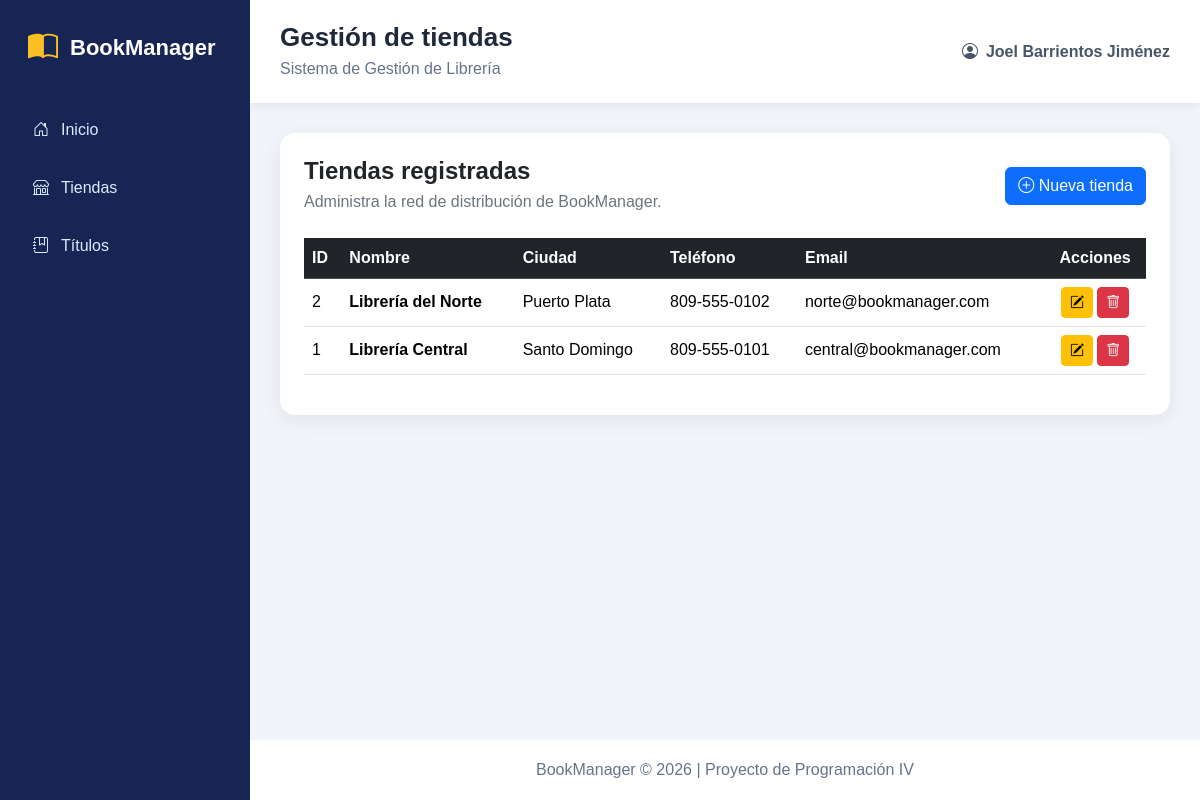
/views/tiendas/index.php, run on the app's committed database.
### tables this page shows
CREATE TABLE IF NOT EXISTS tiendas (
    id_tienda INT AUTO_INCREMENT PRIMARY KEY,
    nombre_tienda VARCHAR(150) NOT NULL,
    direccion VARCHAR(200) NOT NULL,
    ciudad VARCHAR(100) NOT NULL,
    telefono VARCHAR(25),
    email VARCHAR(150),
    fecha_registro TIMESTAMP DEFAULT CURRENT_TIMESTAMP
);

### models/Tienda.php (called while the page is built, shortened)
<?php
class Tienda
{
    private PDO $db;
    public function __construct(PDO $db)
    {
        $this->db = $db;
    }
    public function getAll(): array
    {
        $sql = "SELECT * FROM tiendas ORDER BY id_tienda DESC";
        $stmt = $this->db->prepare($sql);
        $stmt->execute();
        return $stmt->fetchAll();
    }
}

### views/tiendas/index.php (the view, shortened to what this page needs)
<?php
require_once dirname(__DIR__, 2) . '/models/Tienda.php';
$pageTitle = 'Gestión de tiendas';
$tiendas = [];
try {
    $database = new Database();
    $db = $database->connect();
    $tiendaModel = new Tienda($db);
    $tiendas = $tiendaModel->getAll();
} catch (PDOException $exception) {
    $error = 'No fue posible cargar las tiendas.';
}
require_once dirname(__DIR__, 2) . '/includes/header.php';
?>
<div class="card card-dashboard">
    <div class="card-body p-4">
        <div class="d-flex justify-content-between align-items-center mb-4">
            <div>
                <h2 class="h4 fw-bold mb-1">
                    Tiendas registradas
                </h2>
                <p class="text-secondary mb-0">
                    Administra la red de distribución de BookManager.
                </p>
            </div>
            <a href="crear.php" class="btn btn-primary">
                <i class="bi bi-plus-circle"></i>
                Nueva tienda
            </a>
        </div>
        <?php if (empty($tiendas)): ?>
            <div class="alert alert-info mb-0">
                No hay tiendas registradas.
            </div>
        <?php else: ?>
            <div class="table-responsive">
                <table class="table table-hover align-middle">
                    <thead class="table-dark">
                        <tr>
                            <th>ID</th>
                            <th>Nombre</th>
                            <th>Ciudad</th>
                            <th>Teléfono</th>
                            <th>Email</th>
                            <th class="text-center">Acciones</th>
                        </tr>
                    </thead>
                    <tbody>
                        <?php foreach ($tiendas as $tienda): ?>
                            <tr>
                                <td>
                                    <?= (int) $tienda['id_tienda'] ?>
                                </td>
                                <td class="fw-semibold">
                                    <?= htmlspecialchars($tienda['nombre_tienda']) ?>
                                </td>
                                <td>
                                    <?= htmlspecialchars($tienda['ciudad']) ?>
                                </td>
                                <td>
                                    <?= htmlspecialchars($tienda['telefono']) ?>
                                </td>
                                <td>
                                    <?= htmlspecialchars($tienda['email']) ?>
                                </td>
                                <td class="text-center">
                                    <a
                                        href="editar.php?id=<?= (int) $tienda['id_tienda'] ?>"
                                        class="btn btn-sm btn-warning"
                                        title="Editar"
                                    >
                                        <i class="bi bi-pencil-square"></i>
                                    </a>
                                    <a
                                        href="eliminar.php?id=<?= (int) $tienda['id_tienda'] ?>"
                                        class="btn btn-sm btn-danger"
                                        title="Eliminar"
                                    >
                                        <i class="bi bi-trash"></i>
                                    </a>
                                </td>
                            </tr>
                        <?php endforeach; ?>
                    </tbody>
                </table>
            </div>
        <?php endif; ?>
    </div>
</div>
<?php require_once dirname(__DIR__, 2) . '/includes/footer.php'; ?>

### includes/header.php (shortened to what this page needs)
<?php
$pageTitle = $pageTitle ?? 'BookManager';
?>
<!DOCTYPE html>
<html lang="es">
<head>
    <link
        href="https://cdn.jsdelivr.net/npm/bootstrap@5.3.8/dist/css/bootstrap.min.css"
        rel="stylesheet"
    >
    <link
        href="https://cdn.jsdelivr.net/npm/bootstrap-icons@1.13.1/font/bootstrap-icons.min.css"
        rel="stylesheet"
    >
    <link rel="stylesheet" href="/assets/css/styles.css">
</head>
<body>
    <div class="app-container">
        <aside class="sidebar">
            <div class="brand">
                <i class="bi bi-book-half"></i>
                <span>BookManager</span>
            </div>
            <nav class="nav flex-column">
                <a class="nav-link" href="/index.php">
                    <i class="bi bi-house-door"></i>
                    Inicio
                </a>
                <a class="nav-link" href="/views/tiendas/index.php">
                    <i class="bi bi-shop"></i>
                    Tiendas
                </a>
                <a class="nav-link" href="/views/titulos/index.php">
                    <i class="bi bi-journal-bookmark"></i>
                    Títulos
                </a>
            </nav>
        </aside>
        <main class="main-content">
            <header class="topbar">
                <div>
                    <h1><?= htmlspecialchars($pageTitle) ?></h1>
                    <p>Sistema de Gestión de Librería</p>
                </div>
                <div class="student">
                    <i class="bi bi-person-circle"></i>
                    Joel Barrientos Jiménez
                </div>
            </header>
            <section class="content">

### includes/footer.php (shortened to what this page needs)
            </section>
            <footer class="footer">
                BookManager © <?= date('Y') ?> |
                Proyecto de Programación IV
            </footer>
        </main>
    </div>
</body>
</html>

### assets/css/styles.css (style rules this page uses)
:root { --sidebar: #172554; --sidebar-hover: #1e3a8a; --primary: #2563eb; --background: #f1f5f9; --text: #1e293b; --white: #ffffff; }
* { box-sizing: border-box; }
body { margin: 0; background: var(--background); color: var(--text); font-family: Arial, Helvetica, sans-serif; }
.app-container { display: flex; min-height: 100vh; }
.sidebar { position: fixed; width: 250px; height: 100vh; padding: 25px 18px; background: var(--sidebar); color: var(--white); }
.brand { display: flex; align-items: center; gap: 12px; margin-bottom: 35px; padding: 0 10px; font-size: 22px; font-weight: bold; }
.brand i { color: #fbbf24; font-size: 30px; }
.sidebar .nav-link { display: flex; gap: 12px; align-items: center; margin-bottom: 8px; padding: 13px 15px; border-radius: 10px; color: #dbeafe; }
.main-content { display: flex; flex: 1; flex-direction: column; min-height: 100vh; margin-left: 250px; }
.topbar { display: flex; align-items: center; justify-content: space-between; padding: 22px 30px; background: var(--white); box-shadow: 0 2px 10px rgba(15, 23, 42, 0.08); }
.topbar h1 { margin: 0; font-size: 26px; font-weight: 700; }
.topbar p { margin: 4px 0 0; color: #64748b; }
.student { display: flex; gap: 8px; align-items: center; color: #475569; font-weight: 600; }
.content { flex: 1; padding: 30px; }
.footer { padding: 18px 30px; color: #64748b; text-align: center; background: var(--white); }
.card-dashboard { border: 0; border-radius: 15px; box-shadow: 0 5px 20px rgba(15, 23, 42, 0.08); }

### data on the page
tiendas: id_tienda "2", nombre_tienda "Librería del Norte", ciudad "Puerto Plata", telefono "809-555-0102", email "norte@bookmanager.com"
tiendas: id_tienda "1", nombre_tienda "Librería Central", ciudad "Santo Domingo", telefono "809-555-0101", email "central@bookmanager.com"

### other printed values
$pageTitle "Gestión de tiendas"
